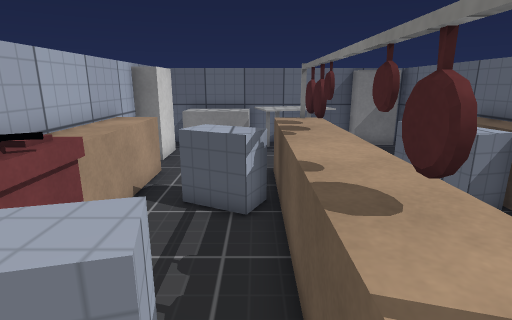
View 1 (above)

12 first-person views from a walk through a 3-D level made in the Unity game engine. The camera is 1.5 m above the floor, tilts 14° down and sees 80° across. The floor is counted in squares, 0.47 m on a side. Each view is taken from the middle of a square. On the plan, view 1 faces up. The plan holds only what a view shows up to about 20 squares ahead; the rest is blank. The player is left out. Some animated figures are not drawn. Surface patterns are stand-ins for the level's own textures.

View 2
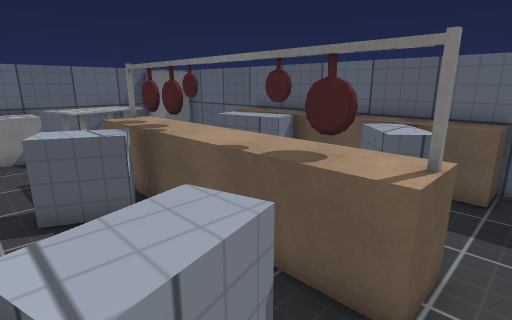

View 3
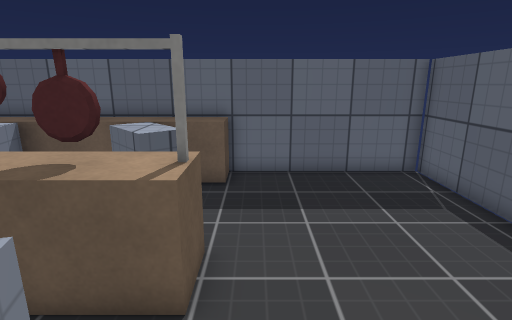

View 4
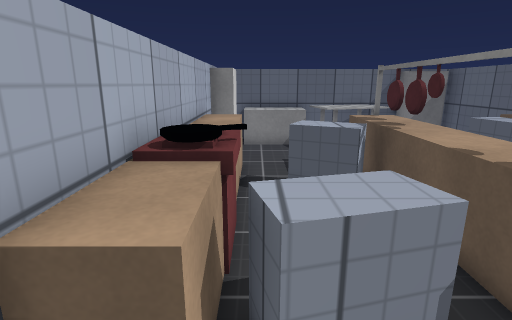

View 5
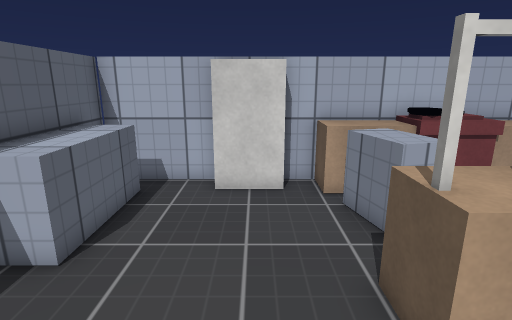

View 6
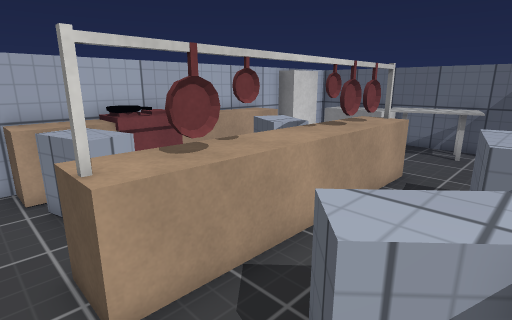

View 7
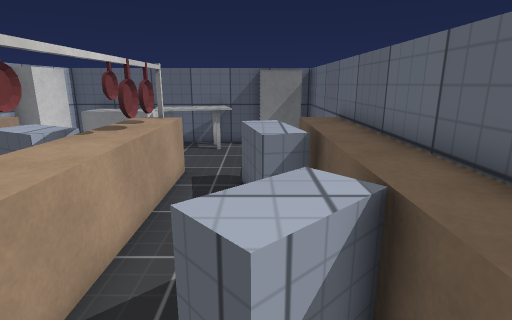

View 8
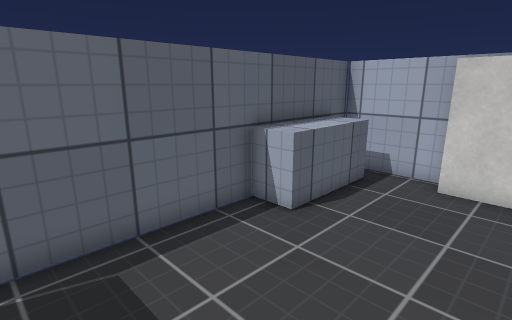

View 9
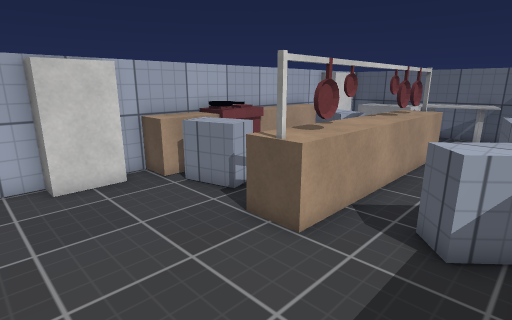

View 10
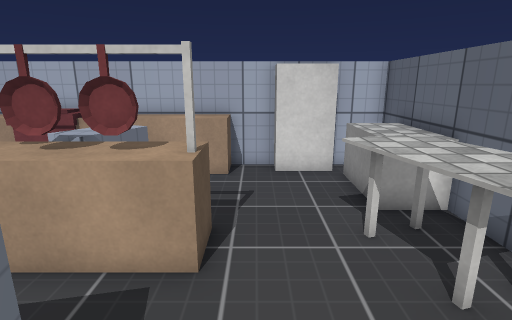

View 11
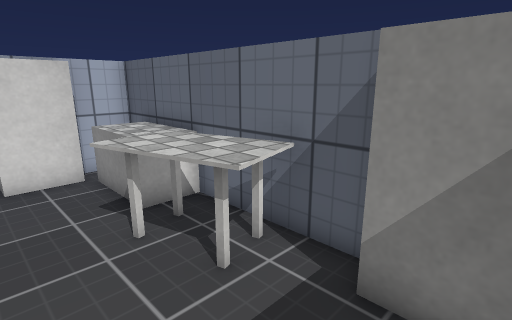

View 12
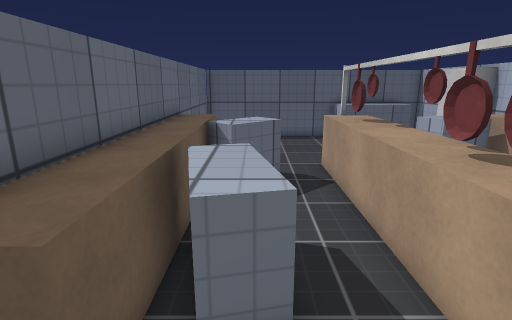

### Floor plan
Key: @ floor where view 1 was taken; # wall or solid block; x gap in a wall; . floor; = window, fence, low wall or low ledge; ^ raised ledge; O other object.
Columns run from 5 left of view 1 to 8 right of it. Each row starts with its distance up from view 1.
 17 ###########
 16 #OOOOOOOOO####
 15 ##OOOOOOOO...#
 14 ##...OOO..   #
 13 ##.........  #
 12 #.........  .#
 11 ^^....^=..  ^^
 10 ^^....^#..^=^^
  9 ^^.x=.^#..^^^^
  8 ^^.^^^^#..^^^^
  7 ^^..=x^#..=^^^
  6 ^OO...^=..  ^^
  5 ^OO...^=..  ^^
  4 ^OO...^#..=^^^
  3 ^^=^=.^#.=^^^^
  2 ^^^^^.^=..^.^^
  1 ^^x=..^=....^^
  0 ##...@.......#
 -1 ##...........#
 -2 ##...........#
 -3 #............#
 -4 #............#
 -5 #^^^^^.......#
 -6 ##^^^^########

Positions as (right, up) in squares from view 1, and headings:
1: (0, 0), facing up
2: (-3, 0), facing up-right
3: (-3, 0), facing right
4: (-3, -1), facing up
5: (5, -1), facing left
6: (6, 0), facing up-left
7: (5, 0), facing up
8: (6, 0), facing down-left
9: (6, -4), facing up-left
10: (7, 12), facing left
11: (7, 12), facing up-left
12: (5, 13), facing down
